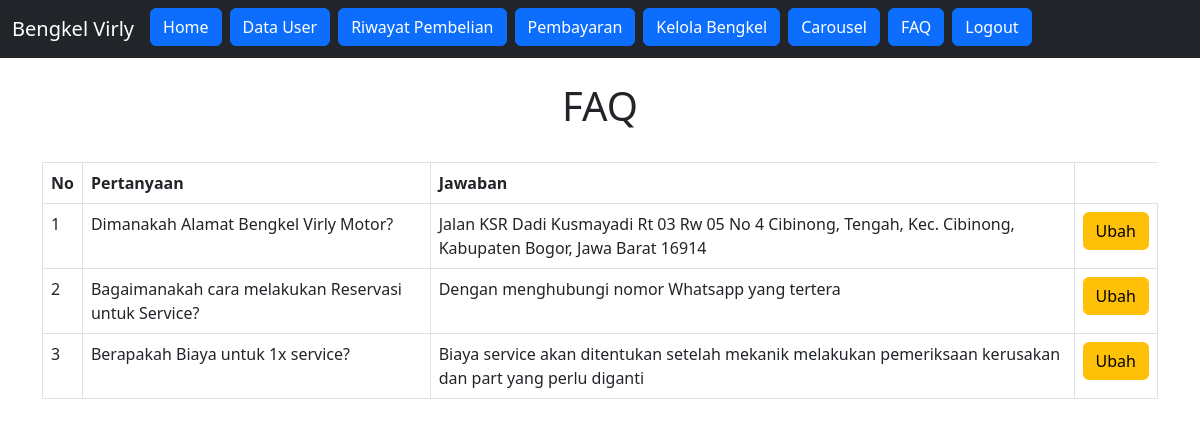
The page /admin/datafaq.php (signed in) on the database its author committed.
### tables this page shows
CREATE TABLE `faq` (
  `id` int(11) NOT NULL,
  `pertanyaan` text DEFAULT NULL,
  `jawaban` text DEFAULT NULL
);

### admin/datafaq.php (the view, shortened to what this page needs)
<!DOCTYPE html>
<html lang="en">
<head>
    <?php include '../koneksi.php' ?>
    <?php include '../component.php' ?>
    <link href="bootstrap-5.3.0-alpha3-dist/css/bootstrap.min.css" rel="stylesheet">
</head>
<body>
<?php include 'headeradmin.php' ?>
<div class="container">
    <br><h1><center>FAQ</center></h1><br>
    <div class="table-responsive">
        <table class="table table-bordered responsive-table">
            <thead>
                <tr>
                    <th>No</th>
                    <th>Pertanyaan</th>
                    <th>Jawaban</th>
                </tr>
            </thead>
            <tbody>
                <?php $nomor=1; ?>
                <?php $ambil = $koneksi->query("SELECT * FROM faq"); ?>
                <?php while ($pecah = $ambil->fetch_assoc()){ ?>
                    <tr>
                        <td><?php echo $nomor; ?></td>
                        <td><?php echo $pecah['pertanyaan']; ?></td>
                        <td><?php echo $pecah['jawaban']; ?></td>
                        <td>
                            <a href="editfaq.php?id=<?php echo $pecah['id'] ?>" class="btn btn-warning">Ubah</a>
                        </td>
                    </tr>
                    <?php $nomor++; ?>
                <?php } ?>
            </tbody>
        </table>
    </div>
</div>
</body>
</html>

### rows shown on the page
faq: pertanyaan "Dimanakah Alamat Bengkel Virly Motor?", jawaban "Jalan KSR Dadi Kusmayadi Rt 03 Rw 05 No 4 Cibinong, Tengah, Kec. Cibinong, Kabupaten Bogor, Jawa Barat 16914"
faq: pertanyaan "Bagaimanakah cara melakukan Reservasi untuk Service?", jawaban "Dengan menghubungi nomor Whatsapp yang tertera"
faq: pertanyaan "Berapakah Biaya untuk 1x service?", jawaban "Biaya service akan ditentukan setelah mekanik melakukan pemeriksaan kerusakan dan part yang perlu diganti"
